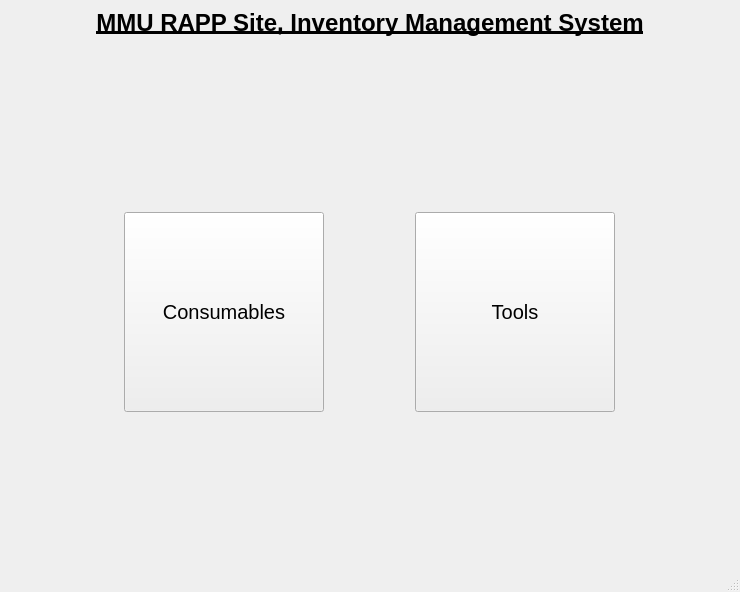
<?xml version="1.0" encoding="UTF-8"?>
<ui version="4.0">
 <class>MainWindow</class>
 <widget class="QMainWindow" name="MainWindow">
  <property name="geometry">
   <rect>
    <x>0</x>
    <y>0</y>
    <width>740</width>
    <height>592</height>
   </rect>
  </property>
  <property name="sizePolicy">
   <sizepolicy hsizetype="Minimum" vsizetype="Minimum">
    <horstretch>0</horstretch>
    <verstretch>0</verstretch>
   </sizepolicy>
  </property>
  <property name="windowTitle">
   <string>IMS NPCIL</string>
  </property>
  <widget class="QWidget" name="centralwidget">
   <layout class="QVBoxLayout" name="verticalLayout">
    <item>
     <widget class="QLabel" name="labelMainHeading">
      <property name="font">
       <font>
        <pointsize>18</pointsize>
        <bold>true</bold>
        <underline>true</underline>
       </font>
      </property>
      <property name="text">
       <string>MMU RAPP Site, Inventory Management System</string>
      </property>
      <property name="alignment">
       <set>Qt::AlignCenter</set>
      </property>
      <property name="indent">
       <number>-1</number>
      </property>
     </widget>
    </item>
    <item>
     <spacer name="verticalSpacer">
      <property name="orientation">
       <enum>Qt::Vertical</enum>
      </property>
      <property name="sizeType">
       <enum>QSizePolicy::Expanding</enum>
      </property>
      <property name="sizeHint" stdset="0">
       <size>
        <width>20</width>
        <height>20</height>
       </size>
      </property>
     </spacer>
    </item>
    <item>
     <widget class="QLabel" name="label">
      <property name="text">
       <string/>
      </property>
     </widget>
    </item>
    <item>
     <layout class="QGridLayout" name="gridLayout">
      <item row="0" column="2">
       <spacer name="horizontalSpacer">
        <property name="orientation">
         <enum>Qt::Horizontal</enum>
        </property>
        <property name="sizeType">
         <enum>QSizePolicy::Ignored</enum>
        </property>
        <property name="sizeHint" stdset="0">
         <size>
          <width>20</width>
          <height>20</height>
         </size>
        </property>
       </spacer>
      </item>
      <item row="0" column="4">
       <spacer name="horizontalSpacer_5">
        <property name="orientation">
         <enum>Qt::Horizontal</enum>
        </property>
        <property name="sizeType">
         <enum>QSizePolicy::Fixed</enum>
        </property>
        <property name="sizeHint" stdset="0">
         <size>
          <width>50</width>
          <height>20</height>
         </size>
        </property>
       </spacer>
      </item>
      <item row="0" column="3">
       <widget class="QPushButton" name="pushButtonTools">
        <property name="sizePolicy">
         <sizepolicy hsizetype="Fixed" vsizetype="Fixed">
          <horstretch>0</horstretch>
          <verstretch>0</verstretch>
         </sizepolicy>
        </property>
        <property name="minimumSize">
         <size>
          <width>200</width>
          <height>200</height>
         </size>
        </property>
        <property name="font">
         <font>
          <pointsize>15</pointsize>
         </font>
        </property>
        <property name="text">
         <string>Tools</string>
        </property>
       </widget>
      </item>
      <item row="0" column="0">
       <spacer name="horizontalSpacer_4">
        <property name="orientation">
         <enum>Qt::Horizontal</enum>
        </property>
        <property name="sizeType">
         <enum>QSizePolicy::Fixed</enum>
        </property>
        <property name="sizeHint" stdset="0">
         <size>
          <width>50</width>
          <height>20</height>
         </size>
        </property>
       </spacer>
      </item>
      <item row="0" column="1">
       <widget class="QPushButton" name="pushButtonConsumables">
        <property name="sizePolicy">
         <sizepolicy hsizetype="Fixed" vsizetype="Fixed">
          <horstretch>0</horstretch>
          <verstretch>0</verstretch>
         </sizepolicy>
        </property>
        <property name="minimumSize">
         <size>
          <width>200</width>
          <height>200</height>
         </size>
        </property>
        <property name="font">
         <font>
          <pointsize>15</pointsize>
         </font>
        </property>
        <property name="text">
         <string>Consumables</string>
        </property>
       </widget>
      </item>
     </layout>
    </item>
    <item>
     <spacer name="verticalSpacer_2">
      <property name="orientation">
       <enum>Qt::Vertical</enum>
      </property>
      <property name="sizeType">
       <enum>QSizePolicy::Expanding</enum>
      </property>
      <property name="sizeHint" stdset="0">
       <size>
        <width>20</width>
        <height>40</height>
       </size>
      </property>
     </spacer>
    </item>
   </layout>
  </widget>
  <widget class="QMenuBar" name="menubar">
   <property name="geometry">
    <rect>
     <x>0</x>
     <y>0</y>
     <width>740</width>
     <height>25</height>
    </rect>
   </property>
  </widget>
  <widget class="QStatusBar" name="statusbar"/>
 </widget>
 <resources/>
 <connections/>
</ui>
